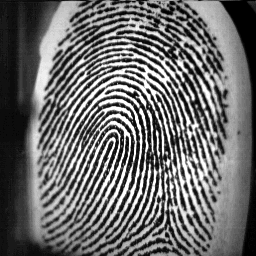
//> input picture FP DB (subset)/2_1.BMP, 256 x 256 px
$ ./Main   (built with g++ and OpenCV 4)
//> lines starting //> are read from the running program, lines starting //| are printed output that depends on the picture; after the words box and inside, x2 and y2 are one past the last pixel; in counts of white or black regions, pixels touching at a corner belong together
//> further down, fpImg1 is the input picture: 256 rows x 256 cols, CV_8UC1; min 0, max 255, mean 107
### TestOpenCV/Skeletonizer.hpp
#ifndef SKELETONIZER
#define SKELETONIZER

#include <iostream>
#include "opencv2/core/core.hpp"
#include "opencv2/imgproc/imgproc.hpp"
#include "opencv2/highgui/highgui.hpp"
using namespace std;

//----------------------------------------------------------------------
//Skeletonizer
//----------------------------------------------------------------------
class Skeletonizer {
public:
   //constructors & destructor

   //getters & setters

   //key methods
   Skeletonizer(const cv::Mat& binaryImg, cv::Mat& skeletonImg);
   static void thinningIteration(cv::Mat& im, int iter);
   //operators

private:
   //attributes

   //helper (private) methods

};
//----------------------------------------------------------------------
#endif

### TestOpenCV/GaborFilter.hpp
#ifndef GABOR_FILTER
#define GABOR_FILTER

#include <iostream>
#include "opencv2/core/core.hpp"
#include "opencv2/imgproc/imgproc.hpp"
#include "opencv2/highgui/highgui.hpp"
#include <cmath>
using namespace std;

//----------------------------------------------------------------------
//Gabor filter
//----------------------------------------------------------------------
class GaborFilter : public cv::Mat {
public:
   //constructors & destructor
   GaborFilter(cv::Mat & kernel, double orientVal, double freqVal);

   //getters & setters


   //key methods
   cv::Mat calculate();

   //operators

private:
   //attributes
	cv::Mat kernel;
	double theta;
	double freqVal;
	double x_theta;
	double y_theta;

	double sigma = 2;

   //helper (private) methods


};
//----------------------------------------------------------------------
#endif

### TestOpenCV/Binarizer.hpp
#ifndef BINARIZER
#define BINARIZER

#include <iostream>
#include "opencv2/core/core.hpp"
#include "opencv2/imgproc/imgproc.hpp"
#include "opencv2/highgui/highgui.hpp"
using namespace std;

//----------------------------------------------------------------------
//Binarizer
//----------------------------------------------------------------------
class Binarizer {
public:
   //constructors & destructor

   //getters & setters

   //key methods
   Binarizer(const cv::Mat& fpImg, cv::Mat& binaryImg);

   //operators

private:
   //attributes

   //helper (private) methods

};
//----------------------------------------------------------------------
#endif

### TestOpenCV/OfDetector.hpp
#ifndef OF_DETECTOR
#define OF_DETECTOR

#include <iostream>
#include "opencv2/core/core.hpp"
#include "opencv2/imgproc/imgproc.hpp"
#include "opencv2/highgui/highgui.hpp"
using namespace std;

//----------------------------------------------------------------------
//Orientation Field (OF) Detector
//----------------------------------------------------------------------
class OfDetector {
public:
   //constructors & destructor

   //getters & setters

   //key methods
   void detect(const cv::Mat& fpImg, cv::Mat& ofImg,double freq);

   //operators

private:
   //attributes

   //helper (private) methods

};
//----------------------------------------------------------------------
#endif

### TestOpenCV/MnMatcher.hpp
#ifndef MN_MATCHER
#define MN_MATCHER

#include <iostream>
#include "opencv2/core/core.hpp"
#include "opencv2/imgproc/imgproc.hpp"
#include "opencv2/highgui/highgui.hpp"
#include "MnSet.hpp"
using namespace std;

//----------------------------------------------------------------------
//Minutiae Matcher
//----------------------------------------------------------------------
class MnMatcher {
public:
   //constructors & destructor

   //getters & setters

   //key methods
   double match(const MnSet& mnSet1, const MnSet& mnSet2);

   //operators

private:
   //attributes

   //helper (private) methods

};
//----------------------------------------------------------------------
#endif

### TestOpenCV/MnSet.hpp
#ifndef MINUTIAE_SET
#define MINUTIAE_SET

#include <iostream>
#include <vector>
#include "opencv2/core/core.hpp"
using namespace std;

//----------------------------------------------------------------------
const int M_TYPE_UNKNOWN = 0;
const int M_TYPE_ENDPOINT = 1;
const int M_TYPE_LINE = 2;
const int M_TYPE_BIFURCATION = 3;
//----------------------------------------------------------------------
struct Minutiae {
	//constructors & destructor
	Minutiae(cv::Point2f posVal, int typeVal = M_TYPE_UNKNOWN) : pos(posVal), type(typeVal) {}

	//attributes
	cv::Point2f pos;
	int type;   //M_TYPE_UNKNOWN, M_TYPE_ENDPOINT, M_TYPE_BIFURCATION
};
//----------------------------------------------------------------------
typedef vector<Minutiae> MnSet;
//----------------------------------------------------------------------
#endif

### TestOpenCV/MnExtractor.hpp
#ifndef MN_EXTRACTOR
#define MN_EXTRACTOR

#include <iostream>
#include "opencv2/core/core.hpp"
#include "opencv2/imgproc/imgproc.hpp"
#include "opencv2/highgui/highgui.hpp"
#include "MnSet.hpp"
using namespace std;

//----------------------------------------------------------------------
//Minutiae Extractor
//----------------------------------------------------------------------
class MnExtractor {
public:
   //constructors & destructor

   //getters & setters

   //key methods
   void extract(const cv::Mat& enhancedImg, MnSet& mnSet);

   //operators

private:
   //attributes

   //helper (private) methods

};
//----------------------------------------------------------------------
#endif

### TestOpenCV/FpEnhancer.hpp
#ifndef FP_ENHANCER
#define FP_ENHANCER

#include <iostream>
#include "opencv2/core/core.hpp"
#include "opencv2/imgproc/imgproc.hpp"
#include "opencv2/highgui/highgui.hpp"
using namespace std;

//----------------------------------------------------------------------
//Fingerprint (FP) Enhancer
//----------------------------------------------------------------------
class FpEnhancer {
public:
   //constructors & destructor

   //getters & setters

   //key methods
   void enhance(const cv::Mat& fpImg, const cv::Mat& maskImg, const cv::Mat& enhancedImg);

   //operators

private:
   //attributes

   //helper (private) methods

};
//----------------------------------------------------------------------
#endif

### TestOpenCV/FpMatcher.hpp
#ifndef FP_MATCHER
#define FP_MATCHER

#include <iostream>
#include "opencv2/core/core.hpp"
#include "opencv2/imgproc/imgproc.hpp"
#include "opencv2/highgui/highgui.hpp"
#include "FpSegmentator.hpp"
#include "FpEnhancer.hpp"
#include "MnExtractor.hpp"
#include "MnMatcher.hpp"
using namespace std;

//----------------------------------------------------------------------
//Fingerprint (FP) Matcher
//----------------------------------------------------------------------
class FpMatcher {
public:
   //constructors & destructor

   //getters & setters

   //key methods
   double match(const cv::Mat& fpImg1, const cv::Mat& fpImg2);

   //operators

private:
   //attributes
   FpSegmentator  fpSegmentator;
   FpEnhancer     fpEnhancer;
   MnExtractor    mnExtractor;
   MnMatcher      mnMatcher;

   //helper (private) methods

};
//----------------------------------------------------------------------
#endif

### TestOpenCV/FpSegmentator.hpp
#ifndef FP_SEGMENTATOR
#define FP_SEGMENTATOR

#include <iostream>
#include "opencv2/core/core.hpp"
#include "opencv2/imgproc/imgproc.hpp"
#include "opencv2/highgui/highgui.hpp"
using namespace std;

//----------------------------------------------------------------------
const int FP_AREA             = 0;
const int NON_FP_AREA         = 255;

const int BLOCK_SIZE          = 16;
//----------------------------------------------------------------------
//Fingerprint (FP) Segmentator
//----------------------------------------------------------------------
class FpSegmentator {
public:
   //constructors & destructor

   //getters & setters

   //key methods
   FpSegmentator(const cv::Mat& fpImg, cv::Mat& maskImg);

   //operators

private:
   //attributes

   //helper (private) methods

};
//----------------------------------------------------------------------
#endif

### TestOpenCV/GaborFilter.cpp
#include "GaborFilter.hpp"

//----------------------------------------------------------------------
GaborFilter::GaborFilter(cv::Mat & kernel, double orientVal, double freqVal){
	this->kernel = kernel;
	this->theta = orientVal;
	this->freqVal = freqVal;

	//this->calculate();

}

cv::Mat GaborFilter::calculate() {

	// [12 lines of commented-out code are left out]

	return cv::getGaborKernel(cv::Size(kernel.cols, kernel.rows),sigma, theta, 1 / freqVal, 0.02);

}
//----------------------------------------------------------------------

### TestOpenCV/OfDetector.cpp
#include "OfDetector.hpp"
#include "GaborFilter.hpp"
#include "Binarizer.hpp"

#include <cmath>
#define PI 3.14159265

//----------------------------------------------------------------------
void OfDetector::detect(const cv::Mat& fpImg, cv::Mat& ofImg, double freq) {


	cout << "Stub: orietation field (OF) detection" << endl;


	cv::Mat absGx, absGy, M;

	double seta = 0;
	int size = 16;
	int margin = 0;/*(size ) / 2;*/
	ofImg = cv::Mat(fpImg.rows, fpImg.cols, CV_8U);
	int len = (size / 2) - 1;

	for (int x = margin; x < fpImg.cols - margin; x += size)
	{
		for (int y = margin; y < fpImg.rows - margin; y += size)
		{
			//copy
			//cv::Mat blocktemp = cv::Mat(size, size, CV_32F);
			float theta = 0;
			float result1 = 0;
			float result2 = 0;

			//cv::Mat px = cv::Mat(size, size, CV_32F);
			//cv::Mat py = cv::Mat(size, size, CV_32F);

			cv::Mat kernel = cv::Mat(3, 3, CV_32F);


			cv::Mat gx, gy;

			// [10 lines of commented-out code are left out]

			cv::Mat tmpImg = fpImg.clone();
			cv::Rect roi(y, x, size, size);
			cv::Mat blocktemp = tmpImg(roi);
			cv::Scalar sum = cv::sum(blocktemp);
			//cv::reduce(blocktemp, sum, 0, CV_REDUCE_SUM, CV_32S);


			if (sum.val[0] > 0) {
				//sobel
				//compute gratitude
				cv::Sobel(blocktemp, gy, CV_32F, 1, 0, 15, 1, 0, cv::BORDER_DEFAULT);
				cv::Sobel(blocktemp, gx, CV_32F, 0, 1, 15, 1, 0, cv::BORDER_DEFAULT);

				for (int r = 0; r < gy.rows; r++) {
					for (int c = 0; c < gx.cols; c++) {
						result1 += 2 * gx.at<float>(r, c)*gy.at<float>(r, c);
						result2 += (pow(gx.at<float>(r, c), 2) + pow(gy.at<float>(r, c), 2));
						// [5 lines of commented-out code are left out]
					}

				}


				//Vx = result1;
				//Vy = result2;

				if (result1 != 0 && result2 != 0) {
					theta = 90 + (0.5*atan(result1 / result2) * (180 / PI));
				}


				// [23 lines of commented-out code are left out]
				cout << "the " << theta << endl;
				seta = theta;
				cv::Mat tempfreq = cv::Mat(size, size, CV_32F);

				for (double i = 0.1; i <= 1; i += 0.05) {

					cv::Mat tmp = cv::Mat(3, 3, CV_32F);
					GaborFilter g = GaborFilter(tmp, theta, i);
					g.calculate();

					cv::filter2D(blocktemp, tempfreq, CV_32F, g.calculate());

					cv::Scalar avgPixelIntensity = cv::mean(tempfreq);

					//prints out only .val[0] since image was grayscale
					//cout << "Pixel intensity over ROI at " << j << ", " << i << " = " << avgPixelIntensity.val[0] << endl;

					if (avgPixelIntensity.val[0] < 100 && avgPixelIntensity.val[0] < 200) {
						break;
					}
				}

				cv::convertScaleAbs(tempfreq, tempfreq);
				//Binarizer(tempfreq, tempfreq);

				cv::Point P1(size / 2, size / 2);

				cv::Point P2;

				P2.x = P1.x + len*cos((0 + theta) * PI / 180);
				P2.y = P1.y + len*sin((0 + theta) * PI / 180);
				cv::Point P3(-P2.x, -P2.y);

				cv::line(tempfreq, P1, P2, cv::Scalar(255, 255, 255));
				//seta = 0.5 *( atan2(result1 , result2) * 180 / PI);


				for (int i = 0; i < blocktemp.cols; i++) {
					for (int j = 0; j < blocktemp.rows; j++) {
						ofImg.at<uchar>(x - margin + i, y - margin + j) = tempfreq.at<uchar>(i, j);
					}
				}

			}
		}


	}

}
//----------------------------------------------------------------------

### TestOpenCV/FpSegmentator.cpp
#include "FpSegmentator.hpp"
#include <math.h>

//----------------------------------------------------------------------
void computeTwoMeans(const cv::Mat& inImg, const double T, double& m1, double& m2) {
	m1 = m2 = 0;
	double count1 = 0, count2 = 0;
	for (int i = 0; i < inImg.rows; ++i)
		for (int j = 0; j < inImg.cols; ++j) {
			if (inImg.at<uchar>(i, j) > T) {
				m1 += inImg.at<uchar>(i, j);
				count1++;
			}
			else {
				m2 += inImg.at<uchar>(i, j);
				count2++;
			}
		}
	m1 /= count1;
	m2 /= count2;
}

double iterativeThreshold(const cv::Mat& tmpImg, double deltaT = 0, double maxIt = 10) {
//> called with deltaT = 1, maxIt = 10
	double T = 128, newT;
	double m1, m2;
	//cout << "Initial T = " << T << endl;
	for (int count = 1; count <= maxIt; count++) {
		//steps 2 & 3: perform basic thresholding and compute m1 and m2
		computeTwoMeans(tmpImg, T, m1, m2);
		//steps 4: compute a new value of T
		newT = (m1 + m2) / 2;
		//cout <<  "Iteration " << count << ": T = " << newT << endl;
		//steps 5: check stop cond
		if (abs(T - newT) < deltaT || count >= maxIt)
			break;
		T = newT;
	}
//> this loop made 4 passes
//> (m1, m2, newT, T) on passes 1 to 3: (192.3, 52.51, 122.4, 122.4), (188.3, 49.17, 118.7, 118.7), (183.8, 45.49, 114.7, 114.7)
//> (m1, m2, newT) on pass 4: (183.8, 45.49, 114.7)
//> after the loop, m1 = 183.8; m2 = 45.49
	return newT;
}

FpSegmentator::FpSegmentator(const cv::Mat& fpImg, cv::Mat& maskImg) {

	cout << "Stub: fingerprint segmentation" << endl;

	int count_inten = 0;
	cv::Mat tmpImg = fpImg.clone();
	double T = iterativeThreshold(tmpImg, 1, 10);
//> T = 114.7

	// [11 lines of commented-out code are left out]

	for (int i = 0; i < tmpImg.cols; i++) {
		for (int j = 0; j < tmpImg.rows; j++) {
			if (i % BLOCK_SIZE == 0 && j % BLOCK_SIZE == 0) {

				cv::Rect roi(i, j, BLOCK_SIZE, BLOCK_SIZE);
				cv::Mat image_roi = tmpImg(roi);
				cv::Scalar avgPixelIntensity = cv::mean(image_roi);

				//prints out only .val[0] since image was grayscale
				//cout << "Pixel intensity over ROI at " << j << ", " << i << " = " << avgPixelIntensity.val[0] << endl;

				if (avgPixelIntensity.val[0] < 50) {
					//(avgPixelIntensity.val[0] < 50 || avgPixelIntensity.val[0] > 230){
					//if(avgPixelIntensity.val[0] < 50 || (avgPixelIntensity.val[0] > 75 && avgPixelIntensity.val[0] < 163)) {
					cv::Mat black_roi = cv::Mat::zeros(BLOCK_SIZE, BLOCK_SIZE, CV_32F);
					//cv::Mat black_roi = cv::Mat(BLOCK_SIZE, BLOCK_SIZE, CV_32F, cv::Scalar(255));
					black_roi.copyTo(tmpImg(cv::Rect(i, j, BLOCK_SIZE, BLOCK_SIZE)));
				}
			}
		}
	}
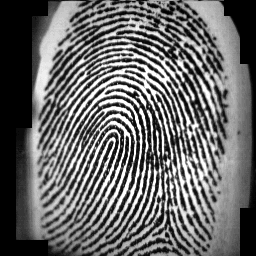
//> tmpImg: 256 rows x 256 cols, CV_8UC1; 11.75% of pixels changed, all inside (x1, y1, x2, y2) = (0, 0, 256, 256)

	maskImg = tmpImg.clone();


}
//----------------------------------------------------------------------

### TestOpenCV/Main.cpp
#include <iostream>
#include "opencv2/core/core.hpp"
#include "opencv2/imgproc/imgproc.hpp"
#include "opencv2/highgui/highgui.hpp"
#include "FpSegmentator.hpp"
#include "FpMatcher.hpp"
#include "OfDetector.hpp"
#include "Binarizer.hpp"
#include "FpEnhancer.hpp"
#include "FpSegmentator.hpp"
#include "GaborFilter.hpp"
#include "Skeletonizer.hpp"

using namespace std;

//----------------------------------------------------------------------
int main() {
   //read fingerprint image 1
   cv::Mat fpImg1 = cv::imread("D:/Desktop/Source Fingerprint (Stub)/FP DB (subset)/2_1.BMP", CV_LOAD_IMAGE_GRAYSCALE);
   cv::imshow("in", fpImg1);


   cv::Mat segmented;
   FpSegmentator(fpImg1, segmented);


   cv::Mat ofImg1/* = segmented.clone()*/;


   //cout << "ker " << kernel << endl;

   //cv::filter2D(ofImg1, ofImg1, CV_32F, g.calculate());
   OfDetector of;
   of.detect(segmented, ofImg1,1);
//> the loop in detect, `for (int x = margin; x < fpImg.cols - margin; x += size)` made 16 passes
//> seta on passes 1 to 12: 75.86, 71.14, 81.13, 86.19, 78.77, 86.21, 90.3, 90.85, 88.8, 91.68, 92.76, 93.37
//> after the loop in detect, `for (int x = margin; x < fpImg.cols - margin; x += size)`:
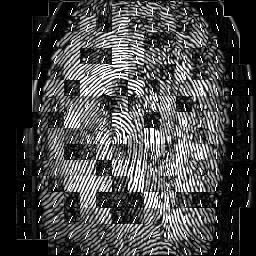
//> ofImg: 256 rows x 256 cols, CV_8UC1; min 0, max 255, mean 71.5
//> after the loop in detect, `for (int x = margin; x < fpImg.cols - margin; x += size)`: seta = 98.38
   cv::imshow("fp1", ofImg1);

   // [17 lines of commented-out code are left out]

   cv::waitKey();
}
//----------------------------------------------------------------------

$ run again, with FP DB (subset)/1_1.BMP copied over FP DB (subset)/2_1.BMP
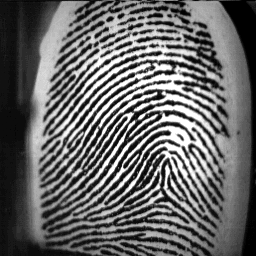
//> input picture FP DB (subset)/1_1.BMP, 256 x 256 px
//> fpImg1 is the input picture: 256 rows x 256 cols, CV_8UC1; min 0, max 255, mean 102.5
//> the loop in iterativeThreshold, `for (int count = 1; count <= maxIt; count++)` made 5 passes
//> (m1, m2, newT, T) on passes 1 to 4: (188.6, 50.19, 119.4, 119.4), (184.4, 46.99, 115.7, 115.7), (181.4, 44.8, 113.1, 113.1), (180, 43.61, 111.8, 111.8)
//> after the loop in iterativeThreshold, `for (int count = 1; count <= maxIt; count++)`: m1 = 180; m2 = 43.61
//> in FpSegmentator, `double T = iterativeThreshold(tmpImg, 1, 10);`: T = 111.8
//> after the loop in FpSegmentator, `for (int i = 0; i < tmpImg.cols; i++)`:
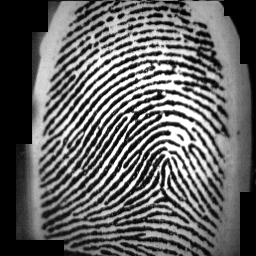
//> tmpImg: 256 rows x 256 cols, CV_8UC1; 13.03% of pixels changed, all inside (x1, y1, x2, y2) = (0, 0, 256, 256)
//> the loop in detect, `for (int x = margin; x < fpImg.cols - margin; x += size)` made 16 passes
//> seta on passes 1 to 8: 75.99, 71.02, 79.66, 86.06, 78.71, 85.87, 89.68, 91.27
//> after the loop in detect, `for (int x = margin; x < fpImg.cols - margin; x += size)`:
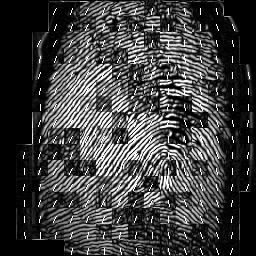
//> ofImg: 256 rows x 256 cols, CV_8UC1; min 0, max 255, mean 63.8
//> after the loop in detect, `for (int x = margin; x < fpImg.cols - margin; x += size)`: seta = 99.26

$ run again, with FP DB (subset)/1_2.BMP copied over FP DB (subset)/2_1.BMP
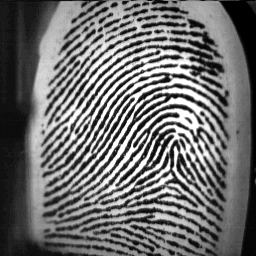
//> input picture FP DB (subset)/1_2.BMP, 256 x 256 px
//> fpImg1 is the input picture: 256 rows x 256 cols, CV_8UC1; min 0, max 255, mean 110.1
//> the loop in iterativeThreshold, `for (int count = 1; count <= maxIt; count++)` made 4 passes
//> (m1, m2, newT, T) on passes 1 to 3: (191.1, 56.18, 123.7, 123.7), (187.2, 52.9, 120.1, 120.1), (184, 50.18, 117.1, 117.1)
//> after the loop in iterativeThreshold, `for (int count = 1; count <= maxIt; count++)`: m1 = 183.2; m2 = 49.51
//> in FpSegmentator, `double T = iterativeThreshold(tmpImg, 1, 10);`: T = 116.4
//> after the loop in FpSegmentator, `for (int i = 0; i < tmpImg.cols; i++)`:
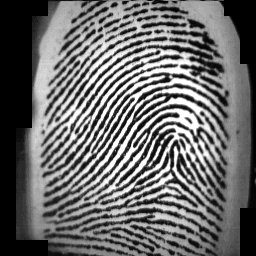
//> tmpImg: 256 rows x 256 cols, CV_8UC1; 12.19% of pixels changed, all inside (x1, y1, x2, y2) = (0, 0, 256, 256)
//> the loop in detect, `for (int x = margin; x < fpImg.cols - margin; x += size)` made 16 passes
//> seta on passes 1 to 8: 75.6, 71.06, 79.66, 86.22, 78.63, 86.79, 90.27, 90.22
//> after the loop in detect, `for (int x = margin; x < fpImg.cols - margin; x += size)`:
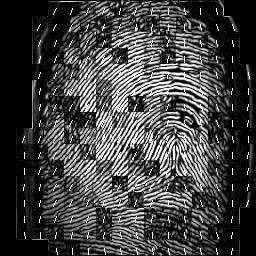
//> ofImg: 256 rows x 256 cols, CV_8UC1; min 0, max 255, mean 66.1
//> after the loop in detect, `for (int x = margin; x < fpImg.cols - margin; x += size)`: seta = 96.53

$ run again, with FP DB (subset)/1_3.BMP copied over FP DB (subset)/2_1.BMP
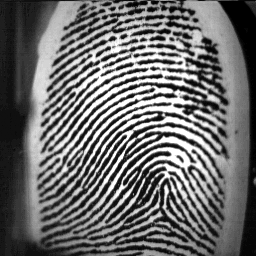
//> input picture FP DB (subset)/1_3.BMP, 256 x 256 px
//> fpImg1 is the input picture: 256 rows x 256 cols, CV_8UC1; min 0, max 255, mean 107.9
//> the loop in iterativeThreshold, `for (int count = 1; count <= maxIt; count++)` made 3 passes
//> (m1, m2, newT, T) on passes 1 to 2: (192.3, 51.73, 122, 122), (188.4, 48.68, 118.5, 118.5)
//> after the loop in iterativeThreshold, `for (int count = 1; count <= maxIt; count++)`: m1 = 188.4; m2 = 48.68
//> in FpSegmentator, `double T = iterativeThreshold(tmpImg, 1, 10);`: T = 118.5
//> after the loop in FpSegmentator, `for (int i = 0; i < tmpImg.cols; i++)`:
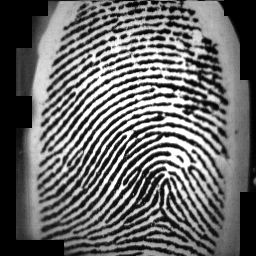
//> tmpImg: 256 rows x 256 cols, CV_8UC1; 12.08% of pixels changed, all inside (x1, y1, x2, y2) = (0, 0, 256, 256)
//> the loop in detect, `for (int x = margin; x < fpImg.cols - margin; x += size)` made 16 passes
//> seta on passes 1 to 8: 73.47, 70.8, 76.39, 87.89, 86.42, 81.61, 89.7, 90.33
//> after the loop in detect, `for (int x = margin; x < fpImg.cols - margin; x += size)`:
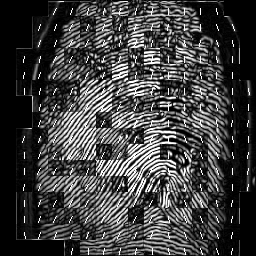
//> ofImg: 256 rows x 256 cols, CV_8UC1; min 0, max 255, mean 64
//> after the loop in detect, `for (int x = margin; x < fpImg.cols - margin; x += size)`: seta = 96.66
